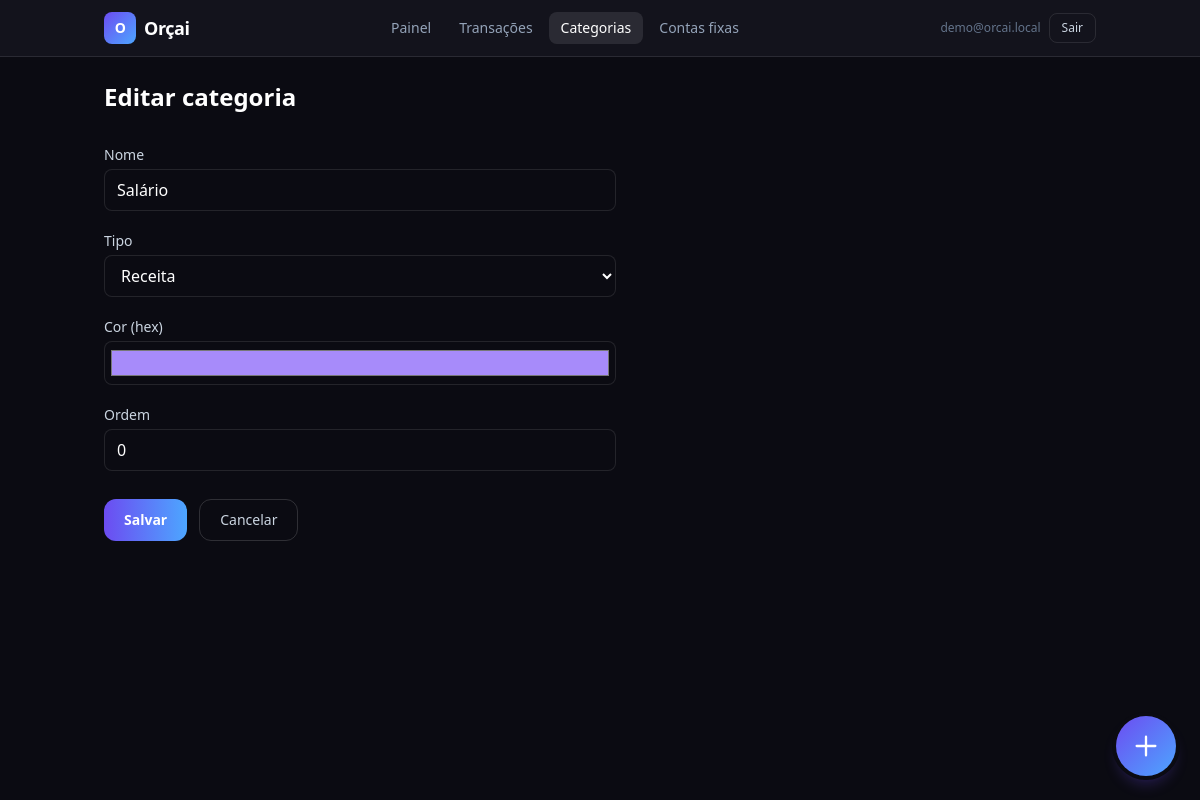
The app's page /categorias/4/editar/ (signed in) with its own data.
### users/models.py (models this page shows, shortened)
class User(AbstractUser):
    email = models.EmailField("e-mail", unique=True)
    USERNAME_FIELD = "email"
    REQUIRED_FIELDS: list[str] = []
    class Meta:
        verbose_name = "usuário"
        verbose_name_plural = "usuários"

### finance/models.py (models this page shows, shortened)
class Category(models.Model):
    user = models.ForeignKey(
        settings.AUTH_USER_MODEL,
        on_delete=models.CASCADE,
        related_name="categories",
    )
    name = models.CharField("nome", max_length=120)
    slug = models.SlugField(max_length=130, blank=True)
    kind = models.CharField(
        "tipo",
        max_length=16,
        choices=CategoryKind.choices,
        default=CategoryKind.EXPENSE,
    )
    color = models.CharField("cor (hex)", max_length=7, default="#6C4CF1")
    sort_order = models.PositiveSmallIntegerField("ordem", default=0)
    is_system = models.BooleanField(
        "categoria do sistema",
        default=False,
        help_text="Criada automaticamente; o usuário pode ocultar mas não excluir facilmente.",
    )
    created_at = models.DateTimeField(auto_now_add=True)
    updated_at = models.DateTimeField(auto_now=True)
    class Meta:
        verbose_name = "categoria"
        verbose_name_plural = "categorias"
        ordering = ["sort_order", "name"]
        constraints = [
            models.UniqueConstraint(
                fields=["user", "slug"],
                name="unique_category_slug_per_user",
            ),
        ]
        indexes = [
            models.Index(fields=["user", "kind"]),
        ]

### finance/views.py (the view, shortened to what this page needs)
# urls.py: path("categorias/<int:pk>/editar/", views.CategoryUpdateView.as_view(), name="category_update"),
class CategoryUpdateView(UserScopedMixin, UpdateView):
    model = Category
    form_class = CategoryForm
    template_name = "finance/category_form.html"
    pk_url_kwarg = "pk"

### finance/forms.py
class CategoryForm(forms.ModelForm):
    class Meta:
        model = Category
        fields = ("name", "kind", "color", "sort_order")
        widgets = {
            "name": forms.TextInput(attrs={"class": _INPUT}),
            "kind": forms.Select(attrs={"class": _INPUT}),
            "color": forms.TextInput(
                attrs={"class": _INPUT, "type": "color", "style": "height:2.75rem;padding:0.25rem"}
            ),
            "sort_order": forms.NumberInput(attrs={"class": _INPUT}),
        }

### finance/mixins.py (called while the page is built)
    def get_queryset(self):
        qs = super().get_queryset()
        return qs.filter(**{self.user_field: self.request.user})

### templates/finance/category_form.html (shortened to what this page needs)
{% extends "layouts/app_shell.html" %}
{% block app_main %}
<h1 class="text-2xl font-semibold text-white">{% if object %}Editar categoria{% else %}Nova categoria{% endif %}</h1>
<form method="post" class="mt-8 max-w-lg space-y-5">
  {% for field in form %}
  <div>
    <label for="{{ field.id_for_label }}" class="block text-sm font-medium text-slate-300">{{ field.label }}</label>
    {{ field }}
  </div>
  {% endfor %}
  <div class="flex flex-wrap gap-3 pt-2">
    <button type="submit" class="rounded-xl bg-gradient-to-r from-orchid to-skyfi px-5 py-2.5 text-sm font-semibold text-white hover:opacity-95">Salvar</button>
    <a href="{% url 'finance:category_list' %}" class="rounded-xl border border-white/15 px-5 py-2.5 text-sm text-slate-300 hover:bg-white/5">Cancelar</a>
  </div>
</form>
{% endblock %}

### templates/partials/app_nav.html (shortened to what this page needs)
{% with path=request.path %}
<header class="sticky top-0 z-40 border-b border-white/10 bg-card/90 backdrop-blur">
  <div class="mx-auto flex max-w-5xl flex-wrap items-center justify-between gap-3 px-4 py-3">
    <a href="{% url 'dashboard:home' %}" class="flex items-center gap-2 text-lg font-semibold tracking-tight text-white">
      <span class="inline-flex h-8 w-8 items-center justify-center rounded-lg bg-gradient-to-br from-orchid to-skyfi text-sm font-bold">O</span>
      Orçai
    </a>
    <nav class="flex flex-wrap items-center gap-1 text-sm">
      <a href="{% url 'dashboard:home' %}" class="rounded-lg px-3 py-1.5 {% if path == '/' %}bg-white/10 text-white{% else %}text-slate-400 hover:bg-white/5 hover:text-white{% endif %}">Painel</a>
      <a href="{% url 'finance:transaction_list' %}" class="rounded-lg px-3 py-1.5 {% if '/transacoes' in path %}bg-white/10 text-white{% else %}text-slate-400 hover:bg-white/5 hover:text-white{% endif %}">Transações</a>
      <a href="{% url 'finance:category_list' %}" class="rounded-lg px-3 py-1.5 {% if '/categorias' in path %}bg-white/10 text-white{% else %}text-slate-400 hover:bg-white/5 hover:text-white{% endif %}">Categorias</a>
      <a href="{% url 'finance:recurring_list' %}" class="rounded-lg px-3 py-1.5 {% if '/contas-fixas' in path %}bg-white/10 text-white{% else %}text-slate-400 hover:bg-white/5 hover:text-white{% endif %}">Contas fixas</a>
    </nav>
    <div class="flex items-center gap-2">
      <span class="hidden max-w-[140px] truncate text-xs text-slate-500 sm:inline">{{ user.email }}</span>
      <form action="{% url 'users:logout' %}" method="post">
        <button type="submit" class="rounded-lg border border-white/10 px-3 py-1.5 text-xs font-medium text-slate-300 hover:border-white/20 hover:text-white">Sair</button>
      </form>
    </div>
  </div>
</header>
{% endwith %}

### records on screen
User: email "demo@orcai.local"
Category: form "Salário" "Receita" "#a78bfa" "0"

### other values on screen
{{ field.label }} "Nome" "Tipo" "Cor (hex)" "Ordem"
